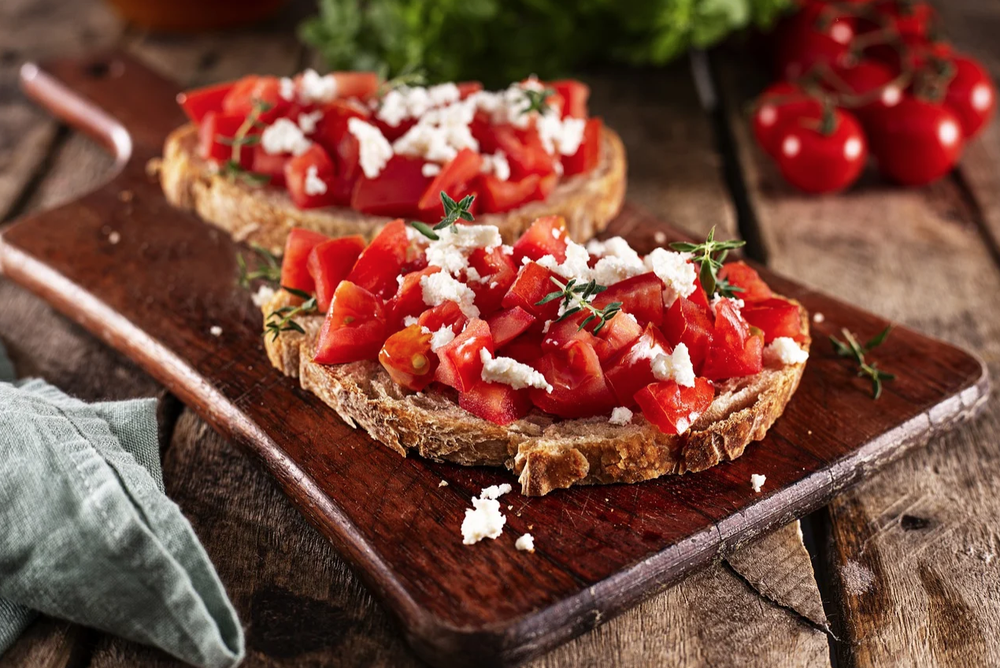
#> input picture tst/img_test/bruschetta1.png, 1000 x 668 px, shrunk from 1270 x 848 before the run
$ python metrics_tests.py
#> lines starting #> are read from the running program, lines starting #| are printed output that depends on the picture
### src/models/metrics.py
import numpy as np
from skimage.metrics import structural_similarity, peak_signal_noise_ratio, mean_squared_error

def SSIM(image1, image2):
    """computes and returns the SSIM value between image1 and image2"""

    assert image2.shape == image1.shape, "SSIM : images should have the same size"
    score = structural_similarity(image1, image2, data_range=255, channel_axis = 2)

    return score

def PSNR(image1, image2):
    """computes and returns the PSNR value between image1 and image2"""

    assert image2.shape == image1.shape, "PSNR : images should have the same size"

    score = peak_signal_noise_ratio(image1, image2)

    return score

def meanSquaredError(image1, image2):
    """computes and returns the MSE value between image1 and image2"""

    assert image2.shape == image1.shape, "MSE : images should have the same size"

    score = mean_squared_error(image1, image2)

    return score

def meanAbsoluteError(image1, image2):

    assert image2.shape == image1.shape, "MAE : images should have the same size"

    score = np.sum(np.absolute((image1.astype("float") - image2.astype("float"))))/(image1.shape[0]*image1.shape[1])

    return score

### tst/metrics_tests.py
import cv2
import sys
import math
sys.path.append('../src/models/')
from metrics import SSIM, PSNR, meanSquaredError, meanAbsoluteError

class bcolors: # colors for display
    HEADER = '\033[95m'
    OKBLUE = '\033[94m'
    GRAY = '\033[97m'
    OKCYAN = '\033[96m'
    OKGREEN = '\033[92m'
    WARNING = '\033[93m'
    FAIL = '\033[91m'
    ENDC = '\033[0m'
    BOLD = '\033[1m'
    UNDERLINE = '\033[4m'

def SSIM_test():

    print("")
    print(bcolors.GRAY + SSIM_test.__name__)
    print("")

    print(bcolors.OKCYAN + "SSIM on 2 differents images (png)")

    img1 = cv2.imread("img_test/bruschetta1.png")
#> img1 is the input picture: shape (668, 1000, 3); mean B, G, R 60.3, 73.9, 120.5
    img2 = cv2.imread("img_test/bruschetta2.png")
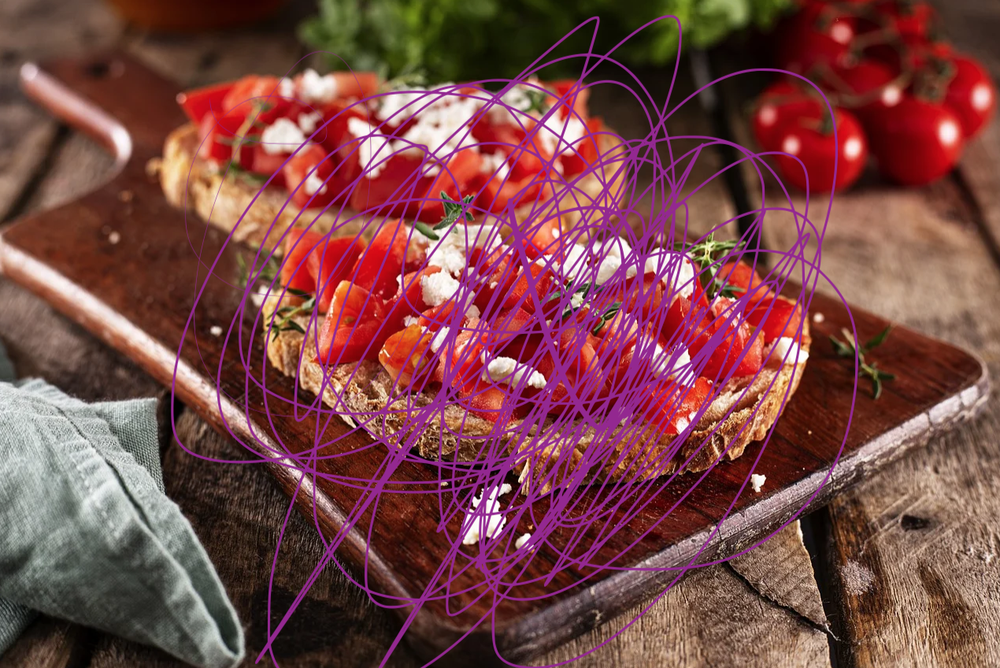
#> input picture tst/img_test/bruschetta2.png, 1000 x 668 px, shrunk from 1270 x 848 before the run
#> img2 is the input picture: shape (668, 1000, 3); mean B, G, R 69.7, 70.3, 121.2

    s = SSIM(img1, img2)
#> in SSIM, `score = structural_similarity(image1, image2, data_range=255, channel_..`: score = 0.814
#> s = 0.814

    if (s != 1):
        print(bcolors.OKGREEN + "test passed")
    else :
        print(bcolors.FAIL + "test failed")

    print(bcolors.OKCYAN + "SSIM on same images (png)")

    img1 = cv2.imread("img_test/bruschetta1.png")
    img2 = cv2.imread("img_test/bruschetta1.png")

    s = SSIM(img1, img2)
#> s = 1

    if (s == 1):
        print(bcolors.OKGREEN + "test passed")
    else :
        print(bcolors.FAIL + "test failed")

    print(bcolors.OKCYAN + "SSIM on same jpeg images")

    img1 = cv2.imread("img_test/JPEG_example_flower.jpeg")
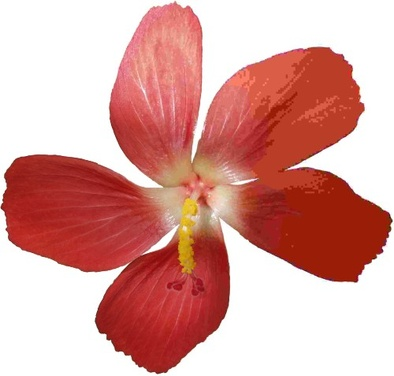
#> input picture tst/img_test/JPEG_example_flower.jpeg, 394 x 376 px, shrunk from 500 x 477 before the run
#> img1 is the input picture: shape (376, 394, 3); mean B, G, R 157.5, 163.1, 218.8
    img2 = cv2.imread("img_test/JPEG_example_flower.jpeg")

    s = SSIM(img1, img2)

    if (s == 1):
        print(bcolors.OKGREEN + "test passed")
    else :
        print(bcolors.FAIL + "test failed")

    print(bcolors.OKCYAN + "SSIM on same jpg images")

    img1 = cv2.imread("img_test/ocean.jpg")
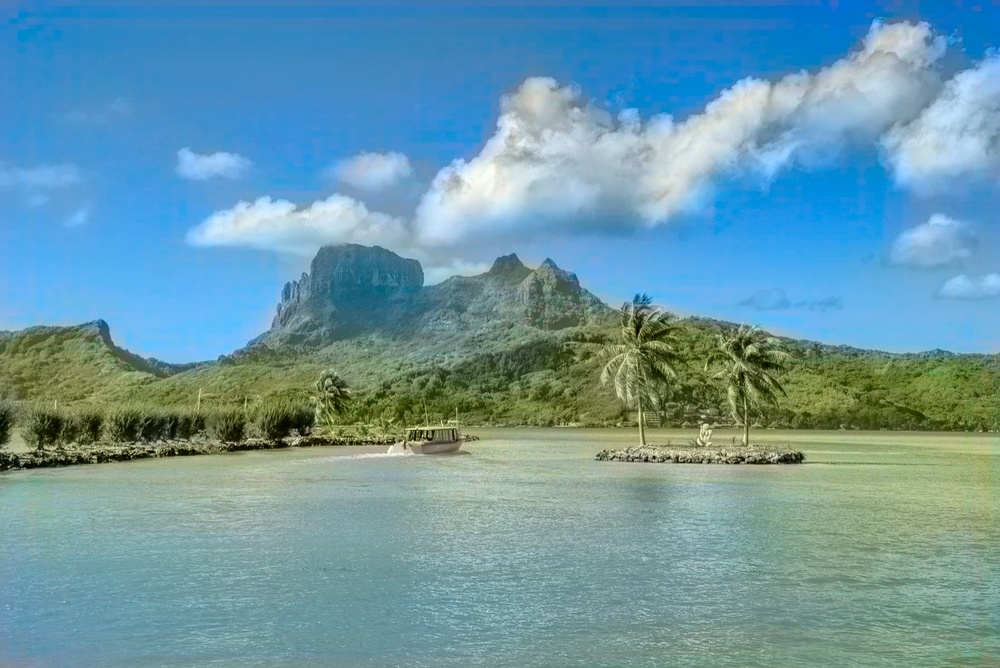
#> input picture tst/img_test/ocean.jpg, 1000 x 668 px, shrunk from 1270 x 848 before the run
#> img1 is the input picture: shape (668, 1000, 3); mean B, G, R 166.3, 152.1, 106.4
    img2 = cv2.imread("img_test/ocean.jpg")

    s = SSIM(img1, img2)

    if (s == 1):
        print(bcolors.OKGREEN + "test passed")
    else :
        print(bcolors.FAIL + "test failed")

def PSNR_test():
    print("")
    print(bcolors.GRAY + PSNR_test.__name__)
    print("")

    print(bcolors.OKCYAN + "PSNR on 2 differents images (png)")

    img1 = cv2.imread("img_test/bruschetta1.png")
    img2 = cv2.imread("img_test/bruschetta2.png")

    s = PSNR(img1, img2)
#> in PSNR, `score = peak_signal_noise_ratio(image1, image2)`: score = 19.68
#> s = 19.68

    if (s != math.inf):
        print(bcolors.OKGREEN + "test passed")
    else :
        print(bcolors.FAIL + "test failed")

    print(bcolors.OKCYAN + "PSNR on same images (png)")

    img1 = cv2.imread("img_test/bruschetta1.png")
    img2 = cv2.imread("img_test/bruschetta1.png")

    s = PSNR(img1, img2)
#> s = inf
    if (s == math.inf):
        print(bcolors.OKGREEN + "test passed")
    else :
        print(bcolors.FAIL + "test failed")

    print(bcolors.OKCYAN + "PSNR on same jpeg images")

    img1 = cv2.imread("img_test/JPEG_example_flower.jpeg")
    img2 = cv2.imread("img_test/JPEG_example_flower.jpeg")

    s = PSNR(img1, img2)

    if (s == math.inf):
        print(bcolors.OKGREEN + "test passed")
    else :
        print(bcolors.FAIL + "test failed")

    print(bcolors.OKCYAN + "PSNR on same jpg images")

    img1 = cv2.imread("img_test/ocean.jpg")
    img2 = cv2.imread("img_test/ocean.jpg")

    s = PSNR(img1, img2)
    if (s == math.inf):
        print(bcolors.OKGREEN + "test passed")
    else :
        print(bcolors.FAIL + "test failed")

def MSE_test():
    print("")
    print(bcolors.GRAY + MSE_test.__name__)
    print("")

    print(bcolors.OKCYAN + "MSE on 2 differents images (png)")

    img1 = cv2.imread("img_test/bruschetta1.png")
    img2 = cv2.imread("img_test/bruschetta2.png")

    mse = meanSquaredError(img1, img2)
#> in meanSquaredError, `score = mean_squared_error(image1, image2)`: score = 699.2
#> mse = 699.2

    if (mse != 0):
        print(bcolors.OKGREEN + "test passed")
    else :
        print(bcolors.FAIL + "test failed")

    print(bcolors.OKCYAN + "MSE on same images (png)")

    img1 = cv2.imread("img_test/bruschetta1.png")
    img2 = cv2.imread("img_test/bruschetta1.png")

    mse = SSIM(img1, img2)
#> mse = 1

    if (mse == 1):
        print(bcolors.OKGREEN + "test passed")
    else :
        print(bcolors.FAIL + "test failed")

    print(bcolors.OKCYAN + "MSE on same jpeg images")

    img1 = cv2.imread("img_test/JPEG_example_flower.jpeg")
    img2 = cv2.imread("img_test/JPEG_example_flower.jpeg")

    mse = meanSquaredError(img1, img2)
#> mse = 0

    if (mse == 0):
        print(bcolors.OKGREEN + "test passed")
    else :
        print(bcolors.FAIL + "test failed")

    print(bcolors.OKCYAN + "MSE on same jpg images")

    img1 = cv2.imread("img_test/ocean.jpg")
    img2 = cv2.imread("img_test/ocean.jpg")

    mse = meanSquaredError(img1, img2)

    if (mse == 0):
        print(bcolors.OKGREEN + "test passed")
    else :
        print(bcolors.FAIL + "test failed")

def MAE_test():
    print("")
    print(bcolors.GRAY + MAE_test.__name__)
    print("")

    print(bcolors.OKCYAN + "MAE on 2 differents images (png)")

    img1 = cv2.imread("img_test/bruschetta1.png")
    img2 = cv2.imread("img_test/bruschetta2.png")

    mae = meanAbsoluteError(img1, img2)
#> in meanAbsoluteError, `score = np.sum(np.absolute((image1.astype("float") - image2.astype("fl..`: score = 23.88
#> mae = 23.88

    if (mae != 0):
        print(bcolors.OKGREEN + "test passed")
    else :
        print(bcolors.FAIL + "test failed")

    print(bcolors.OKCYAN + "MAE on same images (png)")

    img1 = cv2.imread("img_test/bruschetta1.png")
    img2 = cv2.imread("img_test/bruschetta1.png")

    mae = SSIM(img1, img2)
#> mae = 1

    if (mae == 1):
        print(bcolors.OKGREEN + "test passed")
    else :
        print(bcolors.FAIL + "test failed")

    print(bcolors.OKCYAN + "MAE on same jpeg images")

    img1 = cv2.imread("img_test/JPEG_example_flower.jpeg")
    img2 = cv2.imread("img_test/JPEG_example_flower.jpeg")

    mae = meanSquaredError(img1, img2)
#> mae = 0

    if (mae == 0):
        print(bcolors.OKGREEN + "test passed")
    else :
        print(bcolors.FAIL + "test failed")

    print(bcolors.OKCYAN + "MAE on same jpg images")

    img1 = cv2.imread("img_test/ocean.jpg")
    img2 = cv2.imread("img_test/ocean.jpg")

    mae = meanSquaredError(img1, img2)

    if (mae == 0):
        print(bcolors.OKGREEN + "test passed")
    else :
        print(bcolors.FAIL + "test failed")


if __name__ == "__main__":
    SSIM_test()
    PSNR_test()
    MSE_test()
    MAE_test()
